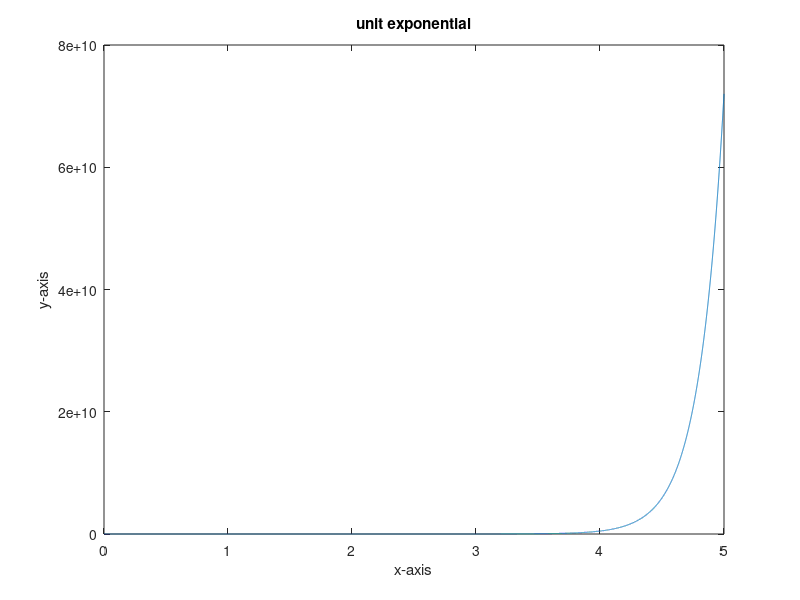

The MATLAB script that drew this image:
%Program for the generation of Exponential signal
clc; close all; clear all;
n=input('the length of i/p sequence ');
t=0:0.0002:n;
a=input('Enter the a value ');
y=exp(a*t); figure(4);
plot(t,y);
xlabel('x-axis');
ylabel('y-axis');
title('unit exponential');